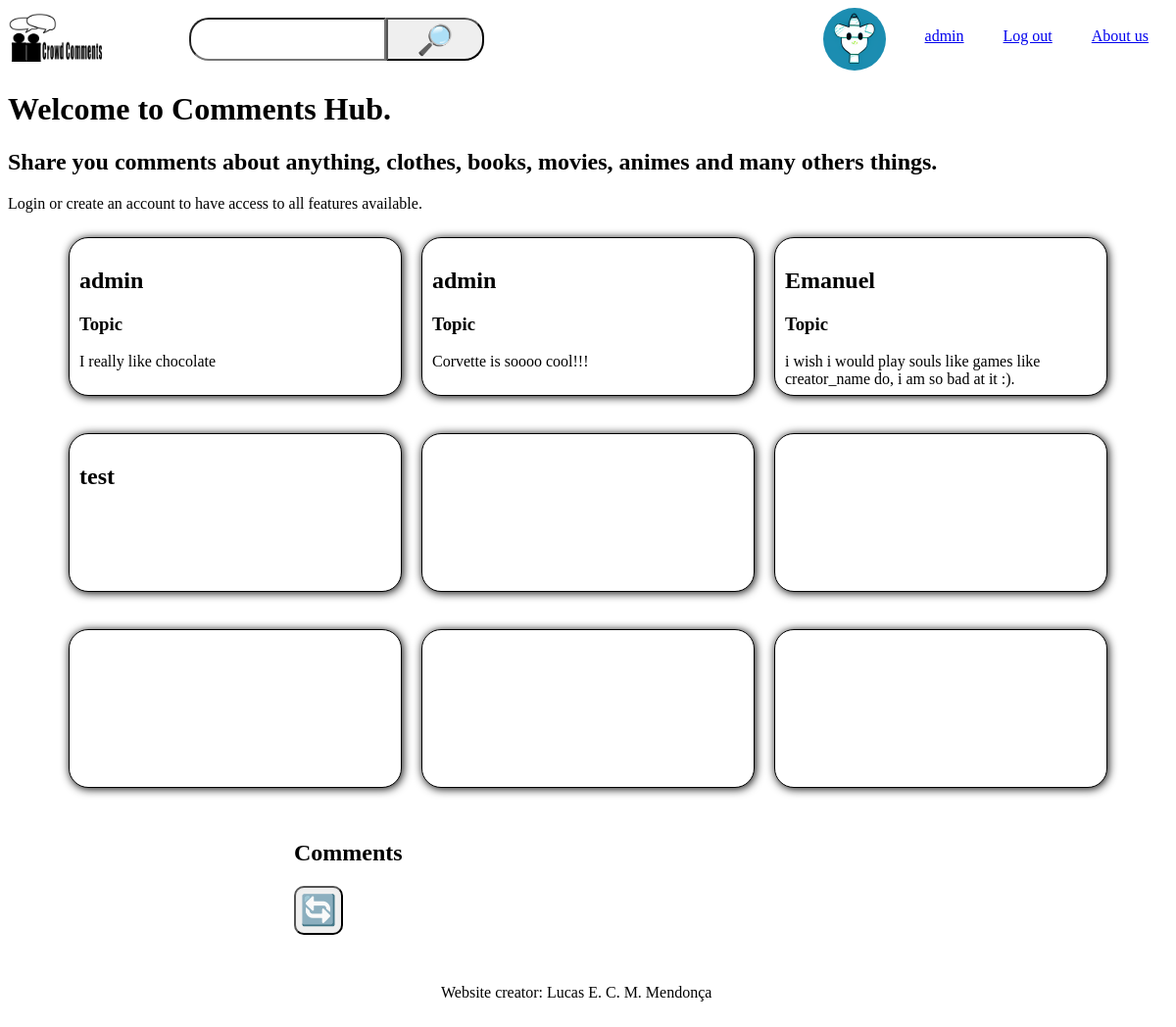
The page / (signed in) on the database its author committed.
### tables this page shows
CREATE TABLE `comments` (
  `id` int(11) NOT NULL,
  `username` text NOT NULL,
  `comment` text NOT NULL
);

### php/section.php (called while the page is built, shortened)
<?php
    if(isset($_SESSION['id'])){
        $user_pfp = "http://$_SERVER[HTTP_HOST]/commentshub/users/$_SESSION[username]/pfp.png";
}
?>

### index.php (the view, shortened to what this page needs)
<!DOCTYPE html>
<html lang="pt-br">
    <head>
        <link rel="stylesheet" href="css/header.css">
        <link rel="stylesheet" href="css/home.css">
        <link rel="stylesheet" href="css/user_profile.css">
        <link rel="stylesheet" href="css/buttons.css">
        <link rel="stylesheet" href="css/style.css">
        <?php include "php/db_connect.php";?>
    </head>
    <body onload="loadComments()">
        <header>
            <?php include "php/header.php";?>
        </header>
        <main>
            <h1>Welcome to Comments Hub.</h1>
            <h2>Share you comments about anything, clothes, books, movies,
                animes and many others things.
            </h2>
            <p>Login or create an account to have access to
                all features available.
            </p>
            <div class="content-preview">
                <div class="comment-row">
                    <div class="comment">
                        <h2><?php $result = $conn->query("select * from comments where id=1"); while($row = $result->fetch_assoc()) { echo $row["username"];?></h2>
                        <h3>Topic</h3>
                        <p><?php echo $row['comment'];}?></p>
                    </div>
                    <div class="comment">
                    <h2><?php $result = $conn->query("select * from comments where id=2"); while($row = $result->fetch_assoc()) { echo $row["username"];?></h2>
                        <h3>Topic</h3>
                        <p><?php echo $row['comment'];}?></p>
                    </div>
                    <div class="comment">
                    <h2><?php $result = $conn->query("select * from comments where id=3"); while($row = $result->fetch_assoc()) { echo $row["username"];?></h2>
                        <h3>Topic</h3>
                        <p><?php echo $row['comment'];}?></p>
                    </div>
                </div>
                <div class="comment-row">
                    <div class="comment">
                        <h2>test<h2>
                    </div>
                    <div class="comment">
                    </div>
                    <div class="comment">
                    </div>
                </div>
                <div class="comment-row">
                    <div class="comment">
                    </div>
                    <div class="comment">
                    </div>
                    <div class="comment">
                    </div>
                </div>
            </div>
            <div class="commentsToolBar vw-50 margin-h-auto">
                <h2>Comments</h2>
                <input type="button" onclick="loadComments()" id="reload-bt" value="&#128260">
            </div>
        </main>
        <footer>
            <p>Website creator: Lucas E. C. M. Mendonça</p>
        </footer>
    </body>
</html>

### php/header.php
<?php include "section.php";
$server_path = "http://" . $_SERVER['HTTP_HOST'] . "/commentshub";
echo "
<a href='$server_path/index.php' id='logo'><img src='$server_path/images/logo.png' class='logo'></a>
    <div>
        <input type='text'> <input type='button' value='&#128270;'>
        <link rel='stylesheet' href='$server_path/css/user_profile.css'>
    </div>
        <div class='header-links'>";
            if(!isset($_SESSION['id'])){
                echo "<a href='$server_path/login.html'>Login</a>
                <a href='$server_path/signup.html'>Sign up</a>";
                }
                else
                {
                    echo "<img src='$user_pfp' id='user_pfp'><a href=" . $server_path . "/php/profile.php" . " class='fit_text'>" . $_SESSION['username'] ."</a>
                    <a href='" . $server_path . "/php/logout.php'>Log out</a>";
                }
                echo "<a href='#'>About us</a>
    </div>";
    ?>

### css/header.css (style rules this page uses)
header { display: flex; }
header a#logo { margin-right: 50px; }
header a img.logo { width: 100px; }
header a { margin: auto 0px; width: 80px; }
header div.header-links { display: flex; width: 90vw; justify-content: right; }
header div { display: flex; width: 70vw; justify-content: center; }
header input[type="text"] { border-radius: 20px 0px 0px 20px; height: 20px; margin: auto 0; padding: 10px; }
header input[type="button"] { border-radius: 0px 20px 20px 0px; height: 44px; width: 100px; margin: auto 0; font-size: 30px; margin-right: 50px; }
header div.header-links a { width: fit-content; margin: 20px; }

### css/home.css (style rules this page uses)
main div.content-preview { width: 90vw; margin: 20px auto; }
main div.content-preview div.comment-row { display: flex; width: 100%; height: 200px; }
main div.content-preview div.comment-row div.comment { width: 30%; height: 70%; margin: 5px 10px; padding: 10px; border: 1px solid black; border-radius: 20px; background-color: rgb(255, 255, 255); box-shadow: 1px 1px 10px black; }
footer { height: 100px; width: 300px; margin: 50px auto; }

### css/user_profile.css (style rules this page uses)
#user_pfp { width: 64px; height: 64px; margin-right: 20px; border-radius: 50px; }

### css/buttons.css (style rules this page uses)
#reload-bt { width: 50px; height: 50px; font-size: 30px; padding: 0px; border-radius: 10px; }

### css/style.css (style rules this page uses)
.margin-h-auto { margin: 0px auto; }
.vw-50 { width: 50vw; }

### rows shown on the page
comments: username "admin", comment "I really like chocolate"
comments: username "admin", comment "Corvette is soooo cool!!!"
comments: username "Emanuel", comment "i wish i would play souls like games like creator_name do, i am so bad at it :)."

### other values the page prints
$_SESSION['username'] "admin"
